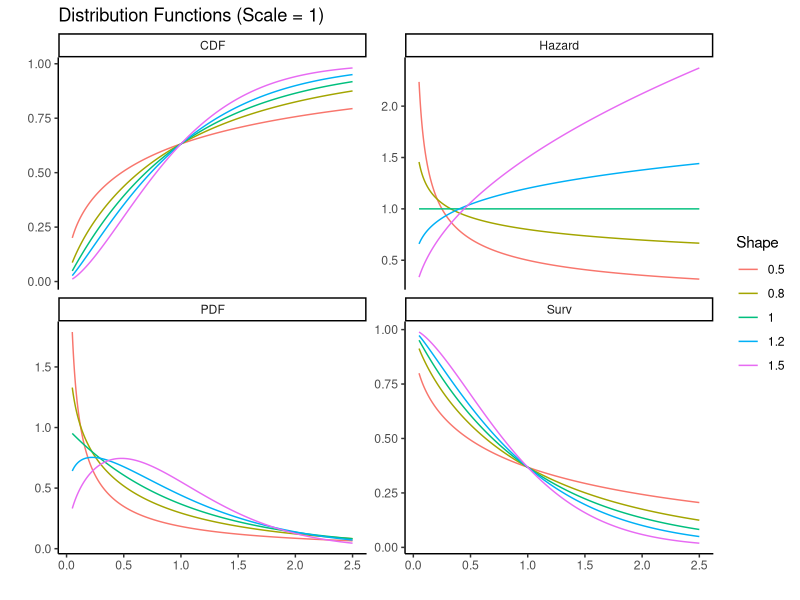
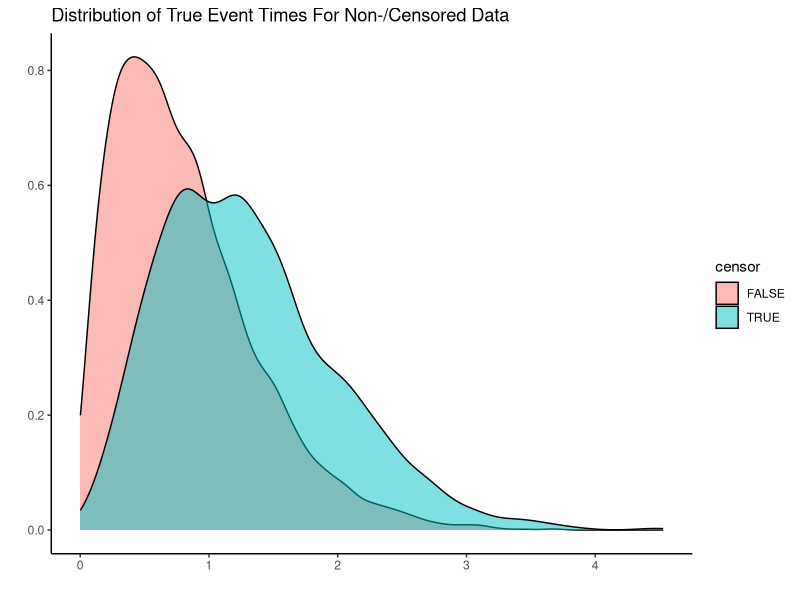
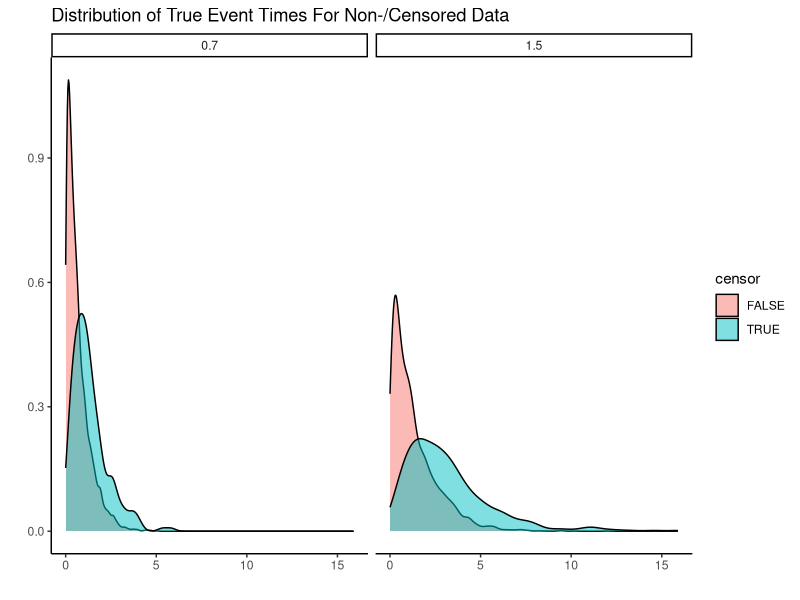

These charts were generated, in order, by the following R code:
## ---- chunk 1
rm(list=ls())
library(tidyverse)
library(survival)
library(knitr)

x <- seq(0.05, 2.5, length.out=1000)
l_ <- 1.

bind_rows(lapply(c(.5, .8, 1, 1.2, 1.5), function(sig){
    tibble(x=seq(0.05, 2.5, length.out=1000), Shape=as.character(sig)) %>%
        mutate(PDF=dweibull(x, sig, scale=l_)) %>%
        mutate(CDF=pweibull(x, sig, scale=l_)) %>%
        mutate(Surv=1-CDF, Hazard=PDF/Surv) %>%
        mutate(Hazard=sig/l_ * (x/l_)^(sig-1)) %>%
        gather("Measure", "Value", -x, -Shape)})) %>%
    ggplot(aes(x=x, y=Value, color=Shape)) +
    geom_line() +
    facet_wrap(~Measure, scales = "free_y") +
    theme_classic() +
    labs(x="", y="") +
    ggtitle(paste0("Distribution Functions (Scale = ", l_, ")"))

## ---- chunk 2
N <- 10000
set.seed(123)
shape <- 1.5

# Simulate some weibull data
simDF <- tibble(x = rweibull(N, shape=shape)) %>%
    # censor data with a bias towards higher values more likely to be censored
    mutate(censorT = runif(n(), 0, max(x))) %>%
    # an event was observed if true time was less than censor time
    mutate(event = x <= censorT) %>%
    mutate(censor = !event) %>%
    # the time observed is the min value between censored and true time
    mutate(Y=pmin(x, censorT))

simDF %>%
    ggplot(aes(x=x, fill=censor)) +
    geom_density(alpha=.5) +
    theme_classic() +
    labs(x="", y="") +
    ggtitle("Distribution of True Event Times For Non-/Censored Data")

fittedModel <- summary(survreg(Surv(Y, event)~1 , data=simDF, dist="weibull"))
tibble(
    params = c("shape", "scale"),
    truevals = c(shape, 1),
    # Note that we got to change the parameterization from the model
    estimated = c((fittedModel$scale)^-1, exp(fittedModel$coefficients))) %>%
    kable()
## ---- chunk 3
betas <- c(-.3, .2)
X <- cbind(rep(1, N), rnorm(N))
shape <- .7

# Simulate some weibull data
simDF <- tibble(x = rweibull(N, shape=shape, scale=exp(c(X %*% betas)))) %>%
    # censor data with a bias towards higher values more likely to be censored
    mutate(censorT = runif(n(), 0, max(x))) %>%
    # an event was observed if true time was less than censor time
    mutate(event = x <= censorT) %>%
    mutate(censor = !event) %>%
    # the time observed is the min value between censored and true time
    mutate(Y=pmin(x, censorT)) %>%
    # Add covariate to the data frame
    mutate(x1 = X[,2])

# fit the model using canned package
fittedModel <- summary(survreg(Surv(Y, event)~x1 , data=simDF, dist="weibull"))

tibble(
    params = c("shape", "beta0", "beta1"),
    truevals = c(shape, betas),
    # Note that we got to change the parameterization from the model
    estimated = c((fittedModel$scale)^-1, fittedModel$coefficients)) %>%
    kable()
## ---- chunk 4
evalLike <- function(pars, data=simDF){
    X <- rbind(rep(1, nrow(data)), data$x1)
    data$scale <- exp(c(pars[2:3] %*% X))
    shape <- exp(pars[1])
    dataX <- subset(data, !censor)
    dataC <- subset(data, censor)
    #nll <- -sum(dweibull(dataX$Y, shape, scale=dataX$scale, log=TRUE))
    #nll <- nll - sum(log(1- pweibull(dataC$Y, shape, scale=dataC$scale)))
    nll <- -sum(log(shape/dataX$scale*(dataX$Y/dataX$scale)^(shape-1)))
    nll <- nll - sum(log(1- pweibull(data$Y, shape, scale=data$scale)))
    nll
}

parFit <- nlminb(c(0, 0, 0), evalLike)

tibble(
    params = c("shape", "beta0", "beta1"),
    truevals = c(shape, betas),
    # Note that we got to change the parameterization from the model
    estimated = c(exp(parFit$par[1]), parFit$par[2:3])) %>%
    kable(caption="Custom Maximum Likelihood Estimation Fit")
## ---- chunk 5
N <- 10000
set.seed(123)
shape <- 1.

# Simulate some weibull data
simDF <- tibble(scale_=sample(c(1.5, .7), size=N, replace=T)) %>%
    mutate(x = rweibull(N, shape=shape, scale=scale_)) %>%
    # censor data with a bias towards higher values more likely to be censored
    mutate(censorT = runif(n(), 0, max(x))) %>%
    # an event was observed if true time was less than censor time
    mutate(event = x <= censorT) %>%
    mutate(censor = !event) %>%
    # the time observed is the min value between censored and true time
    mutate(Y=pmin(x, censorT)) %>%
    mutate(eType=(scale_ == 1.5)+1)

simDF %>%
    ggplot(aes(x=x, fill=censor)) +
    geom_density(alpha=.5) +
    theme_classic() +
    labs(x="", y="") +
    ggtitle("Distribution of True Event Times For Non-/Censored Data") +
    facet_wrap(~scale_)

evalCompeteLike <- function(pars, data=simDF){
    shape_ <- exp(pars[1])
    scales_ <- exp(pars[2:3])
    # logS <- function(x){
    #     Lx <- -log(1-pweibull(x, shape_, scales_[1]))-
    #         log(1-pweibull(x, shape_, scales_[2]))
    #     -Lx
    # }
    # sDF <- subset(data, event)
    # hx <- log(shape_/scales_[sDF$eType]*(sDF$x/scales_[sDF$eType])^(shape_-1))
    # -(sum(hx) + sum(logS(data$x)))
    dList <- list(
        e1DF = mutate(data, censor=ifelse(eType == 1, censor, TRUE)),
        e2DF = mutate(data, censor=ifelse(eType != 1, censor, TRUE)))
    nll <- 0
    for(i in 1:length(dList)){
        d <- dList[[i]]
        dataX <- subset(d, !censor)
        dataC <- subset(d, censor)
        nll <- nll-sum(log(shape_/scales_[i]*(dataX$Y/scales_[i])^(shape_-1)))
        nll <- nll - sum(log(1- pweibull(d$Y, shape_, scale=scales_[i])))
    }
    nll
}

parFit <- nlminb(c(0, 0, 0), evalCompeteLike)
parFit <- nlminb(c(0, log(.7), log(1.5)), evalCompeteLike)
